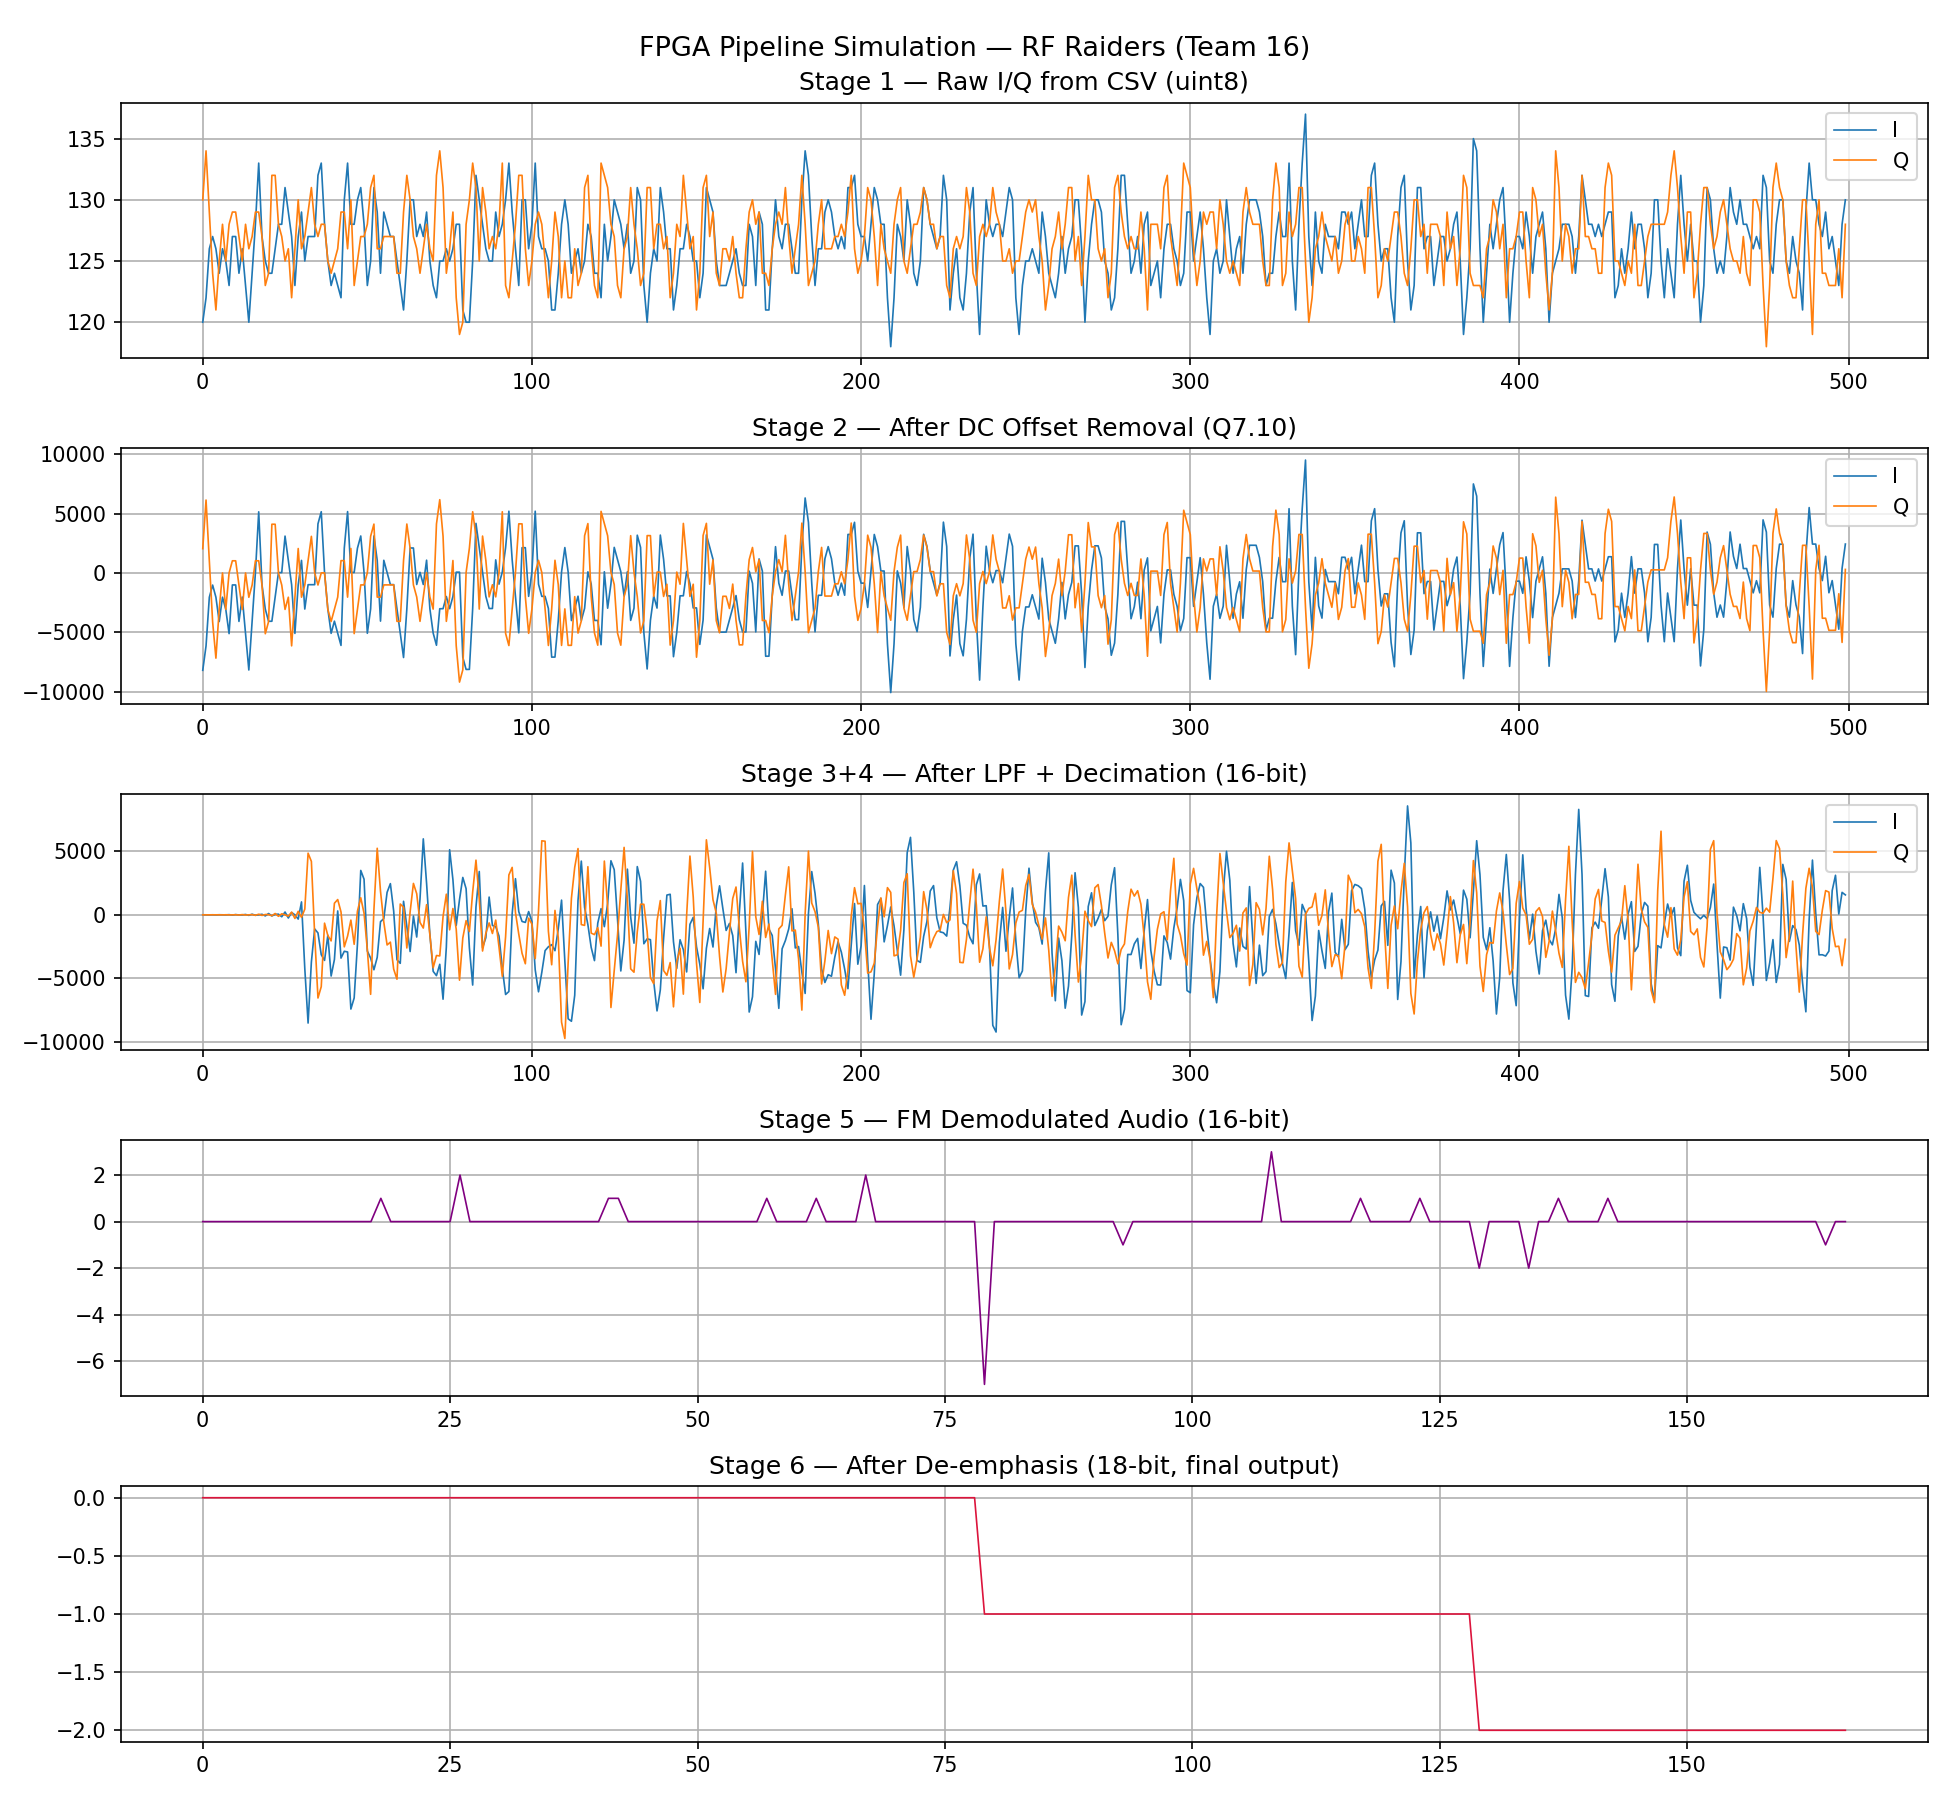

This figure's Python source:
"""
fpga_pipeline_sim.py
====================
Simulates the full FPGA DSP pipeline in fixed-point integer math,
matching the SystemVerilog modules exactly, then plays the result
through your MacBook's speaker.

Pipeline:
  CSV (uint8 I/Q) → dc_offset → lpf → decimation → fm_demodulate
                  → de_emphasis → play audio

Usage:
    python fpga_pipeline_sim.py IQ_DATA_1000_1.csv
    python fpga_pipeline_sim.py IQ_DATA_1000_1.csv IQ_DATA_1000_2.csv ...
    python fpga_pipeline_sim.py IQ_DATA_1000_*.csv   (all at once)

Dependencies:
    python -m pip install numpy scipy sounddevice matplotlib pandas
"""

import argparse
import numpy as np
import pandas as pd
from scipy.signal import firwin, lfilter
import sounddevice as sd
import matplotlib.pyplot as plt
import sys

# ============================================================
# Constants — must match types.sv and your module parameters
# ============================================================
SAMPLE_DW         = 8          # rf_cdc output width (uint8)
DATA_DW           = 18         # internal FPGA fixed-point width
FRACTIONAL_BITS   = 10         # Q7.10 format from dc_offset
RUNNING_SUM_ALPHA = 11         # dc_offset exponential decay shift

SDR_SAMPLE_RATE   = 220_500    # Hz — LPF output rate
DECIM_FACTOR      = 6          # 220500 / 6 = 36750 Hz audio rate
AUDIO_SAMPLE_RATE = SDR_SAMPLE_RATE // DECIM_FACTOR  # 36750 Hz

MAX_FREQ_DEV      = 75_000     # Hz — FM deviation

# De-emphasis: alpha = exp(-1 / (75e-6 * 36750))
# Represented in Q0.16 fixed point
ALPHA_FP          = 65512      # round(0.999637 * 65536)
ONE_MINUS_ALPHA   = 65536 - ALPHA_FP  # 24

PCM_IN_W          = 18         # i2s_if sample_q18 width


# ============================================================
# Stage 1: Load CSV
# ============================================================
def load_csv(paths: list[str]) -> tuple[np.ndarray, np.ndarray]:
    """
    Load one or more CSV files and concatenate their I/Q columns.
    Matches rf_cdc output: unsigned 8-bit integers.
    """
    all_i, all_q = [], []
    for path in paths:
        df = pd.read_csv(path, skipinitialspace=True)
        all_i.append(df['I'].to_numpy(dtype=np.uint8))
        all_q.append(df['Q'].to_numpy(dtype=np.uint8))
        print(f"[Load] {path}: {len(df)} samples")
    i = np.concatenate(all_i)
    q = np.concatenate(all_q)
    print(f"[Load] Total: {len(i)} samples")
    return i, q


# ============================================================
# Stage 2: DC Offset removal
# Matches dc_offset.sv exactly:
#   - Convert uint8 → Q7.10 signed 18-bit
#   - Running mean with alpha shift of 11
#   - Subtract mean from sample
# ============================================================
def dc_offset(sample_i: np.ndarray, sample_q: np.ndarray) -> tuple[np.ndarray, np.ndarray]:
    """
    Fixed-point DC offset removal matching dc_offset.sv.

    Conversion: flip MSB to go from unsigned → sign-magnitude,
    then shift left by FRACTIONAL_BITS (10) to get Q7.10 format.
    This matches the SystemVerilog line:
        {~sample_i[SAMPLE_DW-1], sample_i[SAMPLE_DW-2:0], {FRACTIONAL_BITS{0}}}
    """
    print("[DC Offset] Removing DC bias...")
    n = len(sample_i)

    # Convert uint8 → signed Q7.10 (18-bit)
    # Flip MSB: XOR with 0x80 converts offset binary to sign-magnitude
    def to_q7_10(x: np.ndarray) -> np.ndarray:
        flipped = x.astype(np.int32) ^ 0x80   # flip MSB
        # re-interpret as signed 8-bit range (-128..127)
        signed = np.where(flipped >= 128, flipped - 256, flipped)
        return (signed << FRACTIONAL_BITS).astype(np.int32)

    si = to_q7_10(sample_i)
    sq = to_q7_10(sample_q)

    corr_i = np.zeros(n, dtype=np.int32)
    corr_q = np.zeros(n, dtype=np.int32)
    mean_i = np.int32(0)
    mean_q = np.int32(0)

    for k in range(n):
        diff_i = np.int32(si[k]) - mean_i
        diff_q = np.int32(sq[k]) - mean_q

        upd_i = diff_i >> RUNNING_SUM_ALPHA
        upd_q = diff_q >> RUNNING_SUM_ALPHA

        # Nudge by ±1 if update rounded to zero but diff was nonzero
        if upd_i == 0 and diff_i > 0: upd_i = np.int32(1)
        elif upd_i == 0 and diff_i < 0: upd_i = np.int32(-1)
        if upd_q == 0 and diff_q > 0: upd_q = np.int32(1)
        elif upd_q == 0 and diff_q < 0: upd_q = np.int32(-1)

        mean_i = mean_i + upd_i
        mean_q = mean_q + upd_q

        corr_i[k] = si[k] - mean_i
        corr_q[k] = sq[k] - mean_q

    print(f"[DC Offset] Done. Final mean_i={mean_i}, mean_q={mean_q}")
    return corr_i, corr_q


# ============================================================
# Stage 3: Low Pass Filter
# Matches lpf_wrapper.sv — Xilinx FIR Compiler IP.
# We approximate it here with the same firwin design using
# the coefficients from lpf_coeffs.coe (90 kHz cutoff, 18-bit input).
# ============================================================
def low_pass_filter(corr_i: np.ndarray, corr_q: np.ndarray) -> tuple[np.ndarray, np.ndarray]:
    """
    FIR low-pass filter matching lpf_wrapper.sv.
    Cutoff at 90 kHz relative to SDR sample rate of 220500 Hz.
    Uses floating-point here since we're approximating the IP behavior.
    """
    print("[LPF] Applying low-pass filter (cutoff=90kHz)...")
    nyquist = SDR_SAMPLE_RATE / 2.0
    cutoff_norm = 90_000 / nyquist
    taps = firwin(64, cutoff_norm, window="hamming")

    lpf_i = lfilter(taps, 1.0, corr_i.astype(np.float64))
    lpf_q = lfilter(taps, 1.0, corr_q.astype(np.float64))

    # Convert back to int32 to stay in fixed-point world
    lpf_i = lpf_i.astype(np.int32)
    lpf_q = lpf_q.astype(np.int32)
    print("[LPF] Done.")
    return lpf_i, lpf_q


# ============================================================
# Stage 4: Decimation
# Matches decimation.sv — keep every 6th valid sample.
# Also truncates from DATA_DW (18-bit) to 16-bit by dropping 2 LSBs.
# ============================================================
def decimation(lpf_i: np.ndarray, lpf_q: np.ndarray) -> tuple[np.ndarray, np.ndarray]:
    """
    Downsample by DECIM_FACTOR=6, matching decimation.sv.
    Keeps sample at count==0 (every 6th), drops the rest.
    Truncates to 16-bit by taking bits [17:2] (dropping 2 LSBs).
    """
    print(f"[Decimation] Downsampling by {DECIM_FACTOR} ({SDR_SAMPLE_RATE} → {AUDIO_SAMPLE_RATE} Hz)...")
    decim_i = (lpf_i[::DECIM_FACTOR] >> 2).astype(np.int16)
    decim_q = (lpf_q[::DECIM_FACTOR] >> 2).astype(np.int16)
    print(f"[Decimation] Done. {len(decim_i)} samples remaining.")
    return decim_i, decim_q


# ============================================================
# Stage 5: FM Demodulate
# Matches fm_demodulate.sv — IQ discriminator:
#   numerator   = I*dQ - Q*dI
#   denominator = I^2 + Q^2
#   audio       = numerator / denominator  (scaled)
# ============================================================
def fm_demodulate(decim_i: np.ndarray, decim_q: np.ndarray) -> np.ndarray:
    """
    FM IQ discriminator matching fm_demodulate.sv.
    Operates on 16-bit signed I/Q samples.
    Returns 16-bit signed audio samples.
    """
    print("[FM Demod] Running IQ discriminator...")
    i = decim_i.astype(np.int32)
    q = decim_q.astype(np.int32)

    # Stage 1: delta (difference from previous sample)
    di = np.diff(i, prepend=i[0])   # dI = I[n] - I[n-1]
    dq = np.diff(q, prepend=q[0])   # dQ = Q[n] - Q[n-1]

    # Stage 2: numerator and denominator
    numerator   = i * dq - q * di                    # I*dQ - Q*dI
    denominator = i * i + q * q                      # I^2 + Q^2

    # Stage 3: clamp denominator to avoid divide-by-zero (matches EPSILON=16)
    denominator = np.where(denominator < 16, 16, denominator)

    # Stage 4: divide
    quot = numerator / denominator.astype(np.float64)

    # Stage 5: scale — SDR_RATE / (2*pi*MAX_FREQ_DEV)
    scale = SDR_SAMPLE_RATE / (2 * np.pi * MAX_FREQ_DEV)
    scaled = quot * scale

    # Stage 6: saturate to 16-bit signed
    sat_max =  32767
    sat_min = -32768
    audio = np.clip(scaled, sat_min, sat_max).astype(np.int16)

    print(f"[FM Demod] Done. Peak amplitude: {np.max(np.abs(audio))}")
    return audio


# ============================================================
# Stage 6: De-emphasis
# Matches de_emphasis.sv — first-order IIR in Q0.16 fixed point:
#   acc[n] = ALPHA_FP * y[n-1] + ONE_MINUS_ALPHA * x[n]
#   y[n]   = acc[n] >> 16
# Output sign-extended to PCM_IN_W (18-bit).
# ============================================================
def de_emphasis(audio: np.ndarray) -> np.ndarray:
    """
    First-order IIR de-emphasis matching de_emphasis.sv.
    Coefficients computed for fs=36750 Hz, tau=75us.
    """
    print("[De-emphasis] Applying 75µs IIR filter...")
    n = len(audio)
    y_prev = np.int32(0)
    out = np.zeros(n, dtype=np.int32)

    for k in range(n):
        x = np.int32(audio[k])
        # acc = ALPHA_FP * y[n-1] + ONE_MINUS_ALPHA * x[n]
        acc = np.int64(ALPHA_FP) * np.int64(y_prev) + np.int64(ONE_MINUS_ALPHA) * np.int64(x)
        # shift right 16 to remove Q0.16 scale
        y_curr = np.int32(acc >> 16)
        out[k] = y_curr
        y_prev = y_curr

    # Sign-extend to PCM_IN_W (18-bit) — in Python just keep as int32
    # Clip to 18-bit signed range
    max_18 =  (1 << (PCM_IN_W - 1)) - 1   #  131071
    min_18 = -(1 << (PCM_IN_W - 1))        # -131072
    out = np.clip(out, min_18, max_18)

    print("[De-emphasis] Done.")
    return out


# ============================================================
# Play audio
# ============================================================
def play_audio(audio: np.ndarray, fs: int) -> None:
    """
    Normalize and play through MacBook speaker via sounddevice.
    """
    peak = np.max(np.abs(audio))
    if peak == 0:
        print("[Play] Audio is silent, nothing to play.")
        return

    normalized = (audio / peak * 0.9).astype(np.float32)
    print(f"[Play] Playing {len(normalized)/fs:.2f}s of audio at {fs} Hz...")
    sd.play(normalized, samplerate=fs)
    sd.wait()
    print("[Play] Done.")


# ============================================================
# Plot pipeline stages
# ============================================================
def plot_pipeline(raw_i, raw_q, corr_i, corr_q,
                  lpf_i, lpf_q, decim_i, decim_q,
                  demod, deemph) -> None:

    fig, axes = plt.subplots(5, 1, figsize=(13, 12))
    fig.suptitle("FPGA Pipeline Simulation — RF Raiders (Team 16)", fontsize=13)

    n = min(500, len(raw_i))

    axes[0].plot(raw_i[:n], label="I", lw=0.8)
    axes[0].plot(raw_q[:n], label="Q", lw=0.8)
    axes[0].set_title("Stage 1 — Raw I/Q from CSV (uint8)")
    axes[0].legend(); axes[0].grid(True)

    axes[1].plot(corr_i[:n], label="I", lw=0.8)
    axes[1].plot(corr_q[:n], label="Q", lw=0.8)
    axes[1].set_title("Stage 2 — After DC Offset Removal (Q7.10)")
    axes[1].legend(); axes[1].grid(True)

    n2 = min(500, len(lpf_i))
    axes[2].plot(lpf_i[:n2], label="I", lw=0.8)
    axes[2].plot(lpf_q[:n2], label="Q", lw=0.8)
    axes[2].set_title("Stage 3+4 — After LPF + Decimation (16-bit)")
    axes[2].legend(); axes[2].grid(True)

    n3 = min(500, len(demod))
    axes[3].plot(demod[:n3], lw=0.8, color="purple")
    axes[3].set_title("Stage 5 — FM Demodulated Audio (16-bit)")
    axes[3].grid(True)

    axes[4].plot(deemph[:n3], lw=0.8, color="crimson")
    axes[4].set_title("Stage 6 — After De-emphasis (18-bit, final output)")
    axes[4].grid(True)

    plt.tight_layout()
    plt.savefig("fpga_pipeline_sim.png", dpi=150)
    print("[Plot] Saved → fpga_pipeline_sim.png")
    plt.show()


# ============================================================
# Main
# ============================================================
def main():
    parser = argparse.ArgumentParser(description="FPGA Pipeline Simulation from CSV I/Q")
    parser.add_argument("csv", nargs="+", help="One or more CSV files (IQ_DATA_1000_*.csv)")
    parser.add_argument("--no-play", action="store_true", help="Skip audio playback")
    parser.add_argument("--no-plot", action="store_true", help="Skip plots")
    args = parser.parse_args()

    print("=" * 55)
    print("  FPGA Pipeline Simulation — RF Raiders (Team 16)")
    print("=" * 55)

    # Stage 1: Load
    raw_i, raw_q = load_csv(args.csv)

    # Stage 2: DC offset
    corr_i, corr_q = dc_offset(raw_i, raw_q)

    # Stage 3: LPF
    lpf_i, lpf_q = low_pass_filter(corr_i, corr_q)

    # Stage 4: Decimation
    decim_i, decim_q = decimation(lpf_i, lpf_q)

    # Stage 5: FM demodulate
    demod = fm_demodulate(decim_i, decim_q)

    # Stage 6: De-emphasis
    deemph = de_emphasis(demod)

    # Export golden reference files for RTL comparison
    np.savetxt("golden_output.txt", deemph, fmt="%d")
    np.savetxt("golden_demod.txt",  demod,  fmt="%d")
    print("[Golden] Saved golden_output.txt and golden_demod.txt")

    # Play
    if not args.no_play:
        play_audio(deemph, AUDIO_SAMPLE_RATE)

    # Plot
    if not args.no_plot:
        plot_pipeline(raw_i, raw_q, corr_i, corr_q,
                      lpf_i, lpf_q, decim_i, decim_q,
                      demod, deemph)

    print("=" * 55)
    print("  Pipeline complete.")
    print("=" * 55)


if __name__ == "__main__":
    main()
